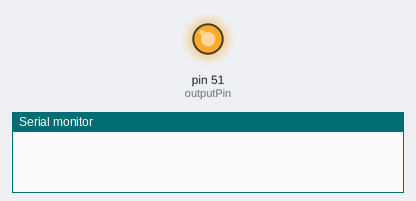
A sketch run on a simulated Arduino Mega 2560, built with avr-gcc and run on an emulated ATmega2560. Shown: output pins drawn as LEDs (lit = HIGH), the last lines printed to the serial monitor.

Above: at 1.0 s.
At 3.0 s:
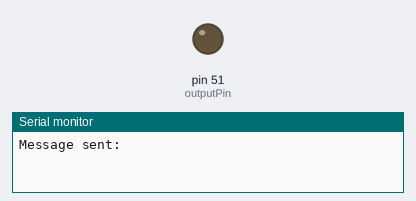
Timing chart, 0 to 5.2 s (numbered marks = the images above):
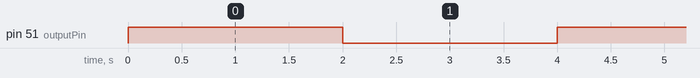

Measured:
- by itself, pin 51 (outputPin): alternates HIGH for 2.0 s and LOW for 2.0 s

The sketch:

testarduino.ino
```cpp
const int inputPin = 50; // Arduino Mega pin 7
const int outputPin = 51;


void setup() {
  Serial.begin(19200);
  Serial1.begin(9600);
  pinMode(inputPin, INPUT);
  pinMode(outputPin, OUTPUT);
}

void loop() {
  //int pinState = digitalRead(inputPin);
  digitalWrite(outputPin, !digitalRead(outputPin)); // Toggle pin state
  delay(2000); // Delay for 2 seconds
  Serial.println("Message sent: ");
  Serial1.println("Hello NodeMCU");
  /*if (pinState == HIGH) {
    Serial.println("Arduino Mega: NodeMCU Pin D2 is HIGH");
  } else {
    Serial.println("Arduino Mega: NodeMCU Pin D2 is LOW");
  }
  delay(1000); // Delay for 1 second before next reading */
}
```
